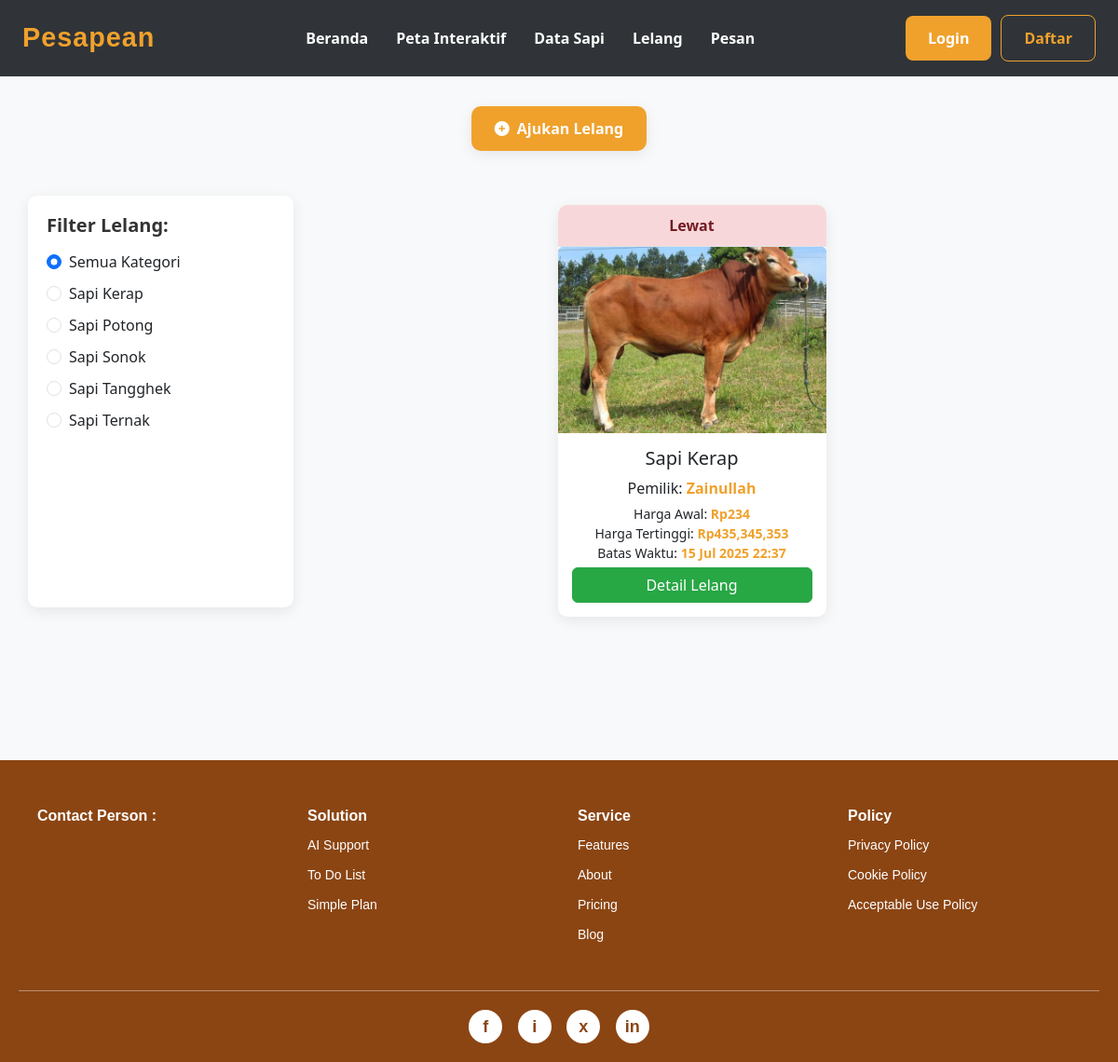
Screenshot of /penjual/lelang.php with the database file from the repository.
### tables this page shows
CREATE TABLE `macamsapi` (
  `id_macamSapi` int NOT NULL,
  `name` varchar(100) DEFAULT NULL
);

CREATE TABLE `data_sapi` (
  `id_sapi` int NOT NULL,
  `id_macamSapi` int DEFAULT NULL,
  `foto_sapi` varchar(255) DEFAULT NULL,
  `harga_sapi` int DEFAULT NULL,
  `nama_pemilik` varchar(100) DEFAULT NULL,
  `alamat_pemilik` varchar(255) DEFAULT NULL,
  `nomor_pemilik` varchar(20) DEFAULT NULL,
  `email_pemilik` varchar(100) DEFAULT NULL,
  `createdAt` datetime DEFAULT NULL,
  `updatedAt` datetime DEFAULT NULL,
  `latitude` varchar(50) DEFAULT NULL,
  `longitude` varchar(50) DEFAULT NULL,
  `jenis_kelamin` enum('jantan','betina') DEFAULT NULL,
  `id_user_penjual` int DEFAULT NULL
);

CREATE TABLE `lelang` (
  `id_lelang` int NOT NULL,
  `id_sapi` int DEFAULT NULL,
  `harga_awal` int DEFAULT NULL,
  `harga_tertinggi` int DEFAULT NULL,
  `id_penawaranTertinggi` int DEFAULT NULL,
  `batas_waktu` datetime DEFAULT NULL,
  `status` varchar(50) DEFAULT NULL,
  `approved_by_admin` tinyint(1) DEFAULT '0',
  `approved_at` datetime DEFAULT NULL,
  `id_admin_approver` int DEFAULT NULL,
  `createdAt` datetime DEFAULT NULL,
  `updatedAt` datetime DEFAULT NULL,
  `id_user` int DEFAULT NULL
);

### penjual/lelang.php (the view, shortened to what this page needs)
<?php
include '../koneksi.php';
mysqli_query($koneksi, "
    UPDATE lelang
    SET status = 'Lewat', updatedAt = NOW()
    WHERE batas_waktu < NOW() AND status = 'Aktif' AND approved_by_admin = 1
");
$queryKategori = mysqli_query($koneksi, "SELECT id_macamSapi, name FROM macamSapi ORDER BY name ASC");
$kategori_options = [];
if ($queryKategori) {
    while ($row = mysqli_fetch_assoc($queryKategori)) {
        $kategori_options[] = $row;
    }
}
$selectedKategori = isset($_GET['kategori']) ? $_GET['kategori'] : 'semua';
$where_clauses = ["l.approved_by_admin = 1"];
$final_where_clause = implode(" AND ", $where_clauses);
$queryDataSapi = "
    SELECT
        ds.id_sapi,
        ds.foto_sapi,
        ds.alamat_pemilik,
        ds.nama_pemilik,
        ds.nomor_pemilik,
        ms.name AS kategori,
        l.harga_awal,
        l.harga_tertinggi,
        l.batas_waktu,
        l.status,
        l.id_user AS lelang_id_user -- Alias for id_user from the 'lelang' table (the auction creator)
    FROM data_sapi ds
    INNER JOIN macamSapi ms ON ds.id_macamSapi = ms.id_macamSapi
    INNER JOIN lelang l ON ds.id_sapi = l.id_sapi
    WHERE " . $final_where_clause . "
    ORDER BY l.createdAt DESC
";
$stmt_data_sapi = mysqli_prepare($koneksi, $queryDataSapi);
mysqli_stmt_execute($stmt_data_sapi);
$resultDataSapi = mysqli_stmt_get_result($stmt_data_sapi);
?>
<!DOCTYPE html>
<html lang="id">
<head>
    <link rel="stylesheet" href="../style.css">
    <link href="https://cdn.jsdelivr.net/npm/bootstrap@5.3.3/dist/css/bootstrap.min.css" rel="stylesheet">
    <link rel="stylesheet" href="https://cdnjs.cloudflare.com/ajax/libs/font-awesome/6.5.0/css/all.min.css" />
</head>
<body class="bg-light">
    <header class="main-header">
        <nav class="navbar">
            <div class="logo">
                <a href="../penjual/beranda.php">Pesapean</a>
            </div>
            <ul class="nav-links">
                <li><a href="../penjual/beranda.php">Beranda</a></li>
                <li><a href="../penjual/peta.php">Peta Interaktif</a></li>
                <li><a href="../penjual/data_sapi.php?jenis=sonok">Data Sapi</a></li>
                <li><a href="../penjual/lelang.php">Lelang</a></li>
                <li><a href="../penjual/pesan.php">Pesan</a></li>
            </ul>
            <div class="auth-links">
                <?php
                if (isset($_SESSION['id_user'])) {
                    echo '<a href="../auth/profile.php" class="btn btn-primary">Profile</a>';
                } else {
                    echo '<a href="../auth/login.php" class="btn btn-primary">Login</a>';
                    echo '<a href="../auth/register.php" class="btn btn-outline-primary">Daftar</a>';
                }
                ?>
            </div>
        </nav>
    </header>
    <div class="container text-center my-4">
        <a href="../penjual/form_lelang.php" class="btn-add-lelang">
            <i class="fas fa-plus-circle"></i> Ajukan Lelang
        </a>
    </div>
    <div class="container mt-5">
        <div class="row">
            <div class="col-md-3 filter-box">
                <h5>Filter Lelang:</h5>
                <form method="GET" action="">
                    <div class="form-check">
                        <input class="form-check-input" type="radio" name="kategori" id="semua_kategori" value="semua" onchange="this.form.submit()" <?= ($selectedKategori == 'semua') ? 'checked' : '' ?>>
                        <label class="form-check-label" for="semua_kategori">Semua Kategori</label>
                    </div>
                    <?php foreach ($kategori_options as $kategori) : ?>
                        <div class="form-check">
                            <input class="form-check-input" type="radio" name="kategori" value="<?= htmlspecialchars($kategori['id_macamSapi']); ?>" id="kategori<?= htmlspecialchars($kategori['id_macamSapi']); ?>" onchange="this.form.submit()" <?= ($selectedKategori == $kategori['id_macamSapi']) ? 'checked' : '' ?>>
                            <label class="form-check-label" for="kategori<?= htmlspecialchars($kategori['id_macamSapi']); ?>">
                                <?= htmlspecialchars($kategori['name']); ?>
                            </label>
                        </div>
                    <?php endforeach; ?>
                </form>
            </div>
            <div class="col-md-9 d-flex flex-wrap justify-content-center">
                <?php while ($sapi = mysqli_fetch_assoc($resultDataSapi)) : ?>
                    <div class="card card-sapi">
                        <div class="card-header status <?= strtolower($sapi['status']); ?>">
                            <?= htmlspecialchars($sapi['status']); ?>
                        </div>
                        <img src="../uploads_sapi/<?= htmlspecialchars($sapi['foto_sapi']); ?>" class="card-img-top" alt="gambar sapi">
                        <div class="card-body">
                            <h5 class="card-title text-center mb-2"><?= htmlspecialchars($sapi['kategori'] ?? 'N/A') ?></h5>
                            <p class="card-text text-center">Pemilik: <strong><?= htmlspecialchars($sapi['nama_pemilik'] ?? 'N/A'); ?></strong></p>
                            <p class="card-text text-center small">
                                Harga Awal: <strong>Rp<?= number_format($sapi['harga_awal'] ?? 0); ?></strong><br>
                                Harga Tertinggi: <strong>Rp<?= number_format($sapi['harga_tertinggi'] ?? 0); ?></strong><br>
                                Batas Waktu: <strong><?= date('d M Y H:i', strtotime($sapi['batas_waktu'])); ?></strong>
                            </p>
                            <a href="detail_lelang.php?id=<?= $sapi['id_sapi']; ?>" class="btn btn-success w-100">Detail Lelang</a>
                        </div>
                    </div>
                <?php endwhile; ?>
            </div>
        </div>
        <br>
        <br>
        <br>
        <br>
        <br>
        <br>
    </div>
    <?php include '../footer.php'; ?>
</body>
</html>

### style.css (style rules this page uses)
:root { --primary-color: #f0c040; --secondary-color: #333; --accent-color: #555; --background-light: #f8f8f8; --text-color: #333; --white-color: #ffffff; --border-radius: 8px; --transition-speed: 0.3s ease; }
body { background-color: var(--background-light); font-family: 'Open Sans', Arial, sans-serif; margin: 0; padding: 0; line-height: 1.6; color: var(--text-color); }
a { text-decoration: none; color: var(--primary-color); transition: color var(--transition-speed); }
.btn { display: inline-block; padding: 12px 25px; border: none; border-radius: 5px; cursor: pointer; font-size: 16px; font-weight: 600; transition: background-color var(--transition-speed), color var(--transition-speed); }
.btn-primary { background-color: var(--primary-color); color: var(--secondary-color); }
.main-header { background-color: var(--secondary-color); color: var(--white-color); padding: 15px 0; box-shadow: 0 2px 5px rgba(0, 0, 0, 0.1); }
.navbar { display: flex; justify-content: space-between; align-items: center; max-width: 1200px; margin: 0 auto; padding: 0 20px; }
.navbar .logo a { font-size: 28px; font-weight: 700; color: var(--primary-color); letter-spacing: 1px; }
.navbar .nav-links { list-style: none; margin: 0; padding: 0; display: flex; gap: 30px; }
.navbar .nav-links a { color: var(--white-color); font-weight: 600; font-size: 16px; position: relative; }
.navbar .nav-links a::after { content: ''; position: absolute; width: 0; height: 2px; background-color: var(--primary-color); left: 0; bottom: -5px; transition: width var(--transition-speed); }

### rows the page displays
macamsapi: id_macamSapi "☐ Sapi Kerap", name "Sapi Kerap"
macamsapi: id_macamSapi "☐ Sapi Potong", name "Sapi Potong"
macamsapi: id_macamSapi "☐ Sapi Sonok", name "Sapi Sonok"
macamsapi: id_macamSapi "☐ Sapi Tangghek", name "Sapi Tangghek"
macamsapi: id_macamSapi "☐ Sapi Ternak", name "Sapi Ternak"
data_sapi: lelang.status "Lewat", foto_sapi (picture), id_macamSapi.name "Sapi Kerap", nama_pemilik "Zainullah", lelang.harga_awal "234", lelang.harga_tertinggi "435,345,353", lelang.batas_waktu "15 Jul 2025 22:37"
